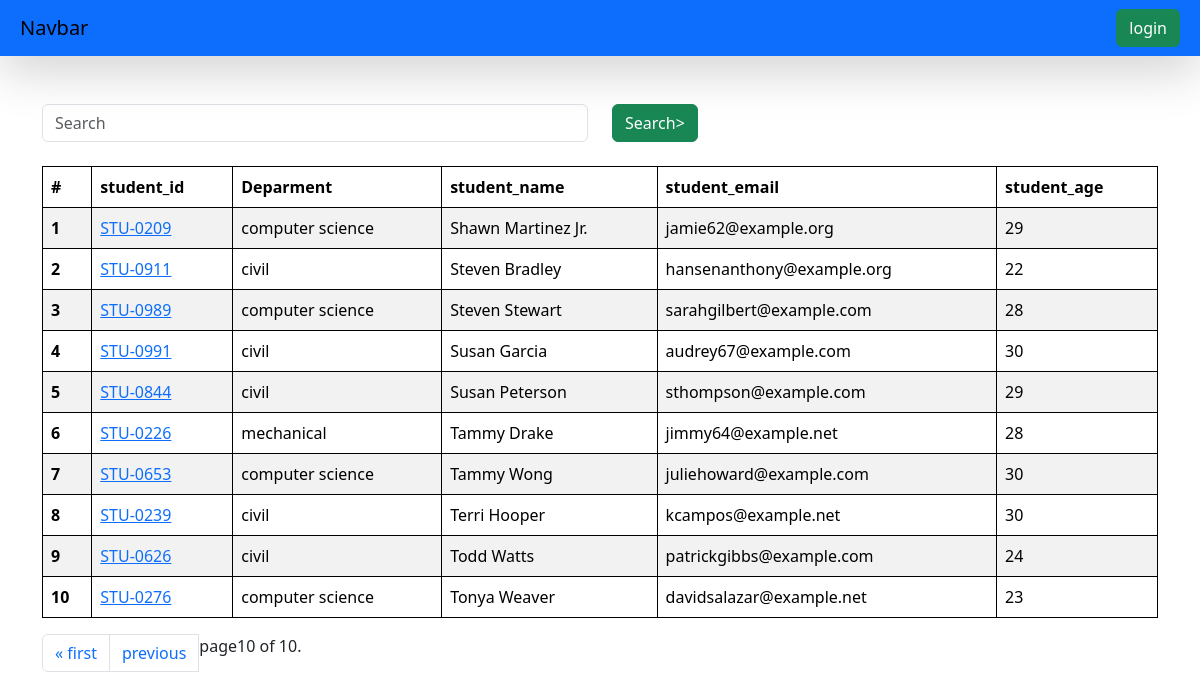
/students/?page=10, run on the app's committed database.
### vege/models.py (models this page shows, shortened)
class Student(models.Model):
    department = models.ForeignKey(Department , related_name="depart" ,on_delete=models.CASCADE)
    student_id = models.OneToOneField(StudentID , related_name="studentid",on_delete=models.CASCADE)
    student_name = models.CharField(max_length=100)
    student_email =models.EmailField(unique=True)
    student_age = models.IntegerField(default=18)
    student_address = models.TextField()
    class Meta:
        ordering = ['student_name']
        verbose_name = "student"

class StudentID(models.Model):
    student_id = models.CharField(max_length=100)
    def __str__(self)->str:
        return self.student_id

class Department(models.Model):
    department = models.CharField(max_length=100)
    class Meta:
        ordering = ['department']

### vege/views.py (the view, shortened to what this page needs)
# urls.py: path('students/',get_students , name="get_students"),
def get_students(request):
    queryset = Student.objects.all()
    ranks = Student.objects.annotate(marks = Sum('studentmarks__marks')).order_by('-marks' , '-student_age')
    paginator = Paginator(queryset, 10)  # show 25 contacts per page.
    page_number = request.GET.get("page" , 1)
    page_obj = paginator.get_page(page_number)
    print(page_obj)
    return render(request , 'report/students.html',{'queryset':page_obj})

### vege/templates/report/students.html (shortened to what this page needs)
{% extends "base.html" %}
{% block start %}
<div class="container mt-5">
    <form class="mb-4">
    <div class="row">
        <div class="col-md-6">
            <input class="form-control" name="search" placeholder="Search">
        </div>
        <div class="col-md-6">
            <button class="btn btn-success">Search></button>
        </div>
    </div>
    </form>
    <table class="table table-striped">
        <thead>
            <tr>
                <th scope="col">#</th>
                <th scope="col">student_id</th>
                <th scope="col">Deparment</th>
                <th scope="col">student_name</th>
                <th scope="col">student_email</th>
                <th scope="col">student_age</th>
            </tr>
        </thead>
        <tbody>
            {% for student in queryset %}
            <tr>
                <th scope="col">{{forloop.counter}}</th>
                <td>
                   <a href="{% url 'see_marks' student.student_id %}" >
                    {{student.student_id}}
                </a>
            </td>
                <td>{{student.department.department}}</td>
                <td>{{student.student_name}}</td>
                <td>{{student.student_email}}</td>
                <td>{{student.student_age}}</td>
            </tr>
            {% endfor %}
        </tbody>
    </table>
            <nav aria-label="Page navigation example">
                <ul class="pagination">
                    {% if queryset.has_previous %}
                    <li class="page-item"><a class="page-link" href="?page=1">&laquo; first</a></li>
                    <li class="page-item"><a class="page-link" href="?page={{ quertset.previous_page_number }}">previous</a></li>
                    {% endif %}
                    <span class="current">
                        page{{ queryset.number }} of {{ queryset.paginator.num_pages }}.
                    </span>
                </ul>
            </nav>
</div>
{% endblock %}

### home/templates/base.html (style rules this page uses)
table, th,td { border: 1px solid black; }

### data on the page
Student: student_id "STU-0209", department.department "computer science", student_name "Shawn Martinez Jr.", student_email "jamie62@example.org", student_age "29"
Student: student_id "STU-0911", department.department "civil", student_name "Steven Bradley", student_email "hansenanthony@example.org", student_age "22"
Student: student_id "STU-0989", department.department "computer science", student_name "Steven Stewart", student_email "sarahgilbert@example.com", student_age "28"
Student: student_id "STU-0991", department.department "civil", student_name "Susan Garcia", student_email "audrey67@example.com", student_age "30"
Student: student_id "STU-0844", department.department "civil", student_name "Susan Peterson", student_email "sthompson@example.com", student_age "29"
Student: student_id "STU-0226", department.department "mechanical", student_name "Tammy Drake", student_email "jimmy64@example.net", student_age "28"
Student: student_id "STU-0653", department.department "computer science", student_name "Tammy Wong", student_email "juliehoward@example.com", student_age "30"
Student: student_id "STU-0239", department.department "civil", student_name "Terri Hooper", student_email "kcampos@example.net", student_age "30"
Student: student_id "STU-0626", department.department "civil", student_name "Todd Watts", student_email "patrickgibbs@example.com", student_age "24"
Student: student_id "STU-0276", department.department "computer science", student_name "Tonya Weaver", student_email "davidsalazar@example.net", student_age "23"

### other printed values
{{ queryset.number }} "10"
{{ queryset.paginator.num_pages }} "10"
